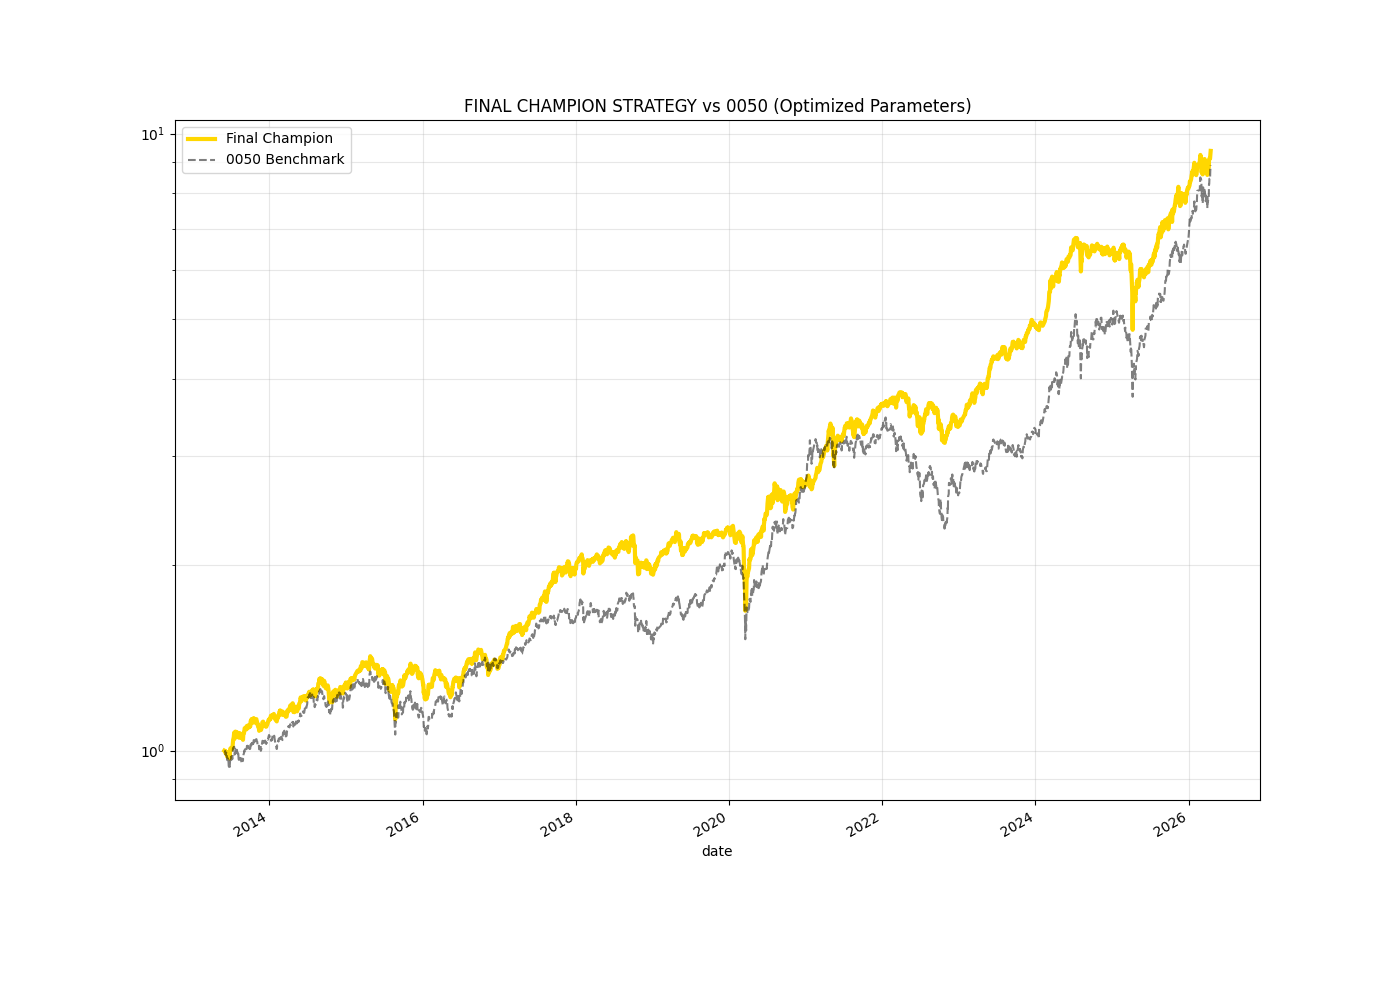

Python code for this plot:
import pandas as pd
import matplotlib.pyplot as plt
from finlab import data
from finlab.backtest import sim
import ssl

try:
    ssl._create_default_https_context = ssl._create_unverified_context
except:
    pass

def generate_return_report(report, name="Strategy"):
    """
    Generates a summarized return report in the format requested by the user.
    """
    ar = report.metrics.annual_return() * 100
    sr = report.metrics.sharpe_ratio()
    md = report.metrics.max_drawdown() * 100
    
    print(f"\n[{name}]")
    print(f"年化報酬率:{ar:7.2f}%  夏普比率:{sr:7.2f}  最大回檔:{md:7.2f}%")
    return {"ar": ar, "sr": sr, "md": md}

def analyze_final_champion_strategy():
    print("Fetching data for Final Champion Strategy...")
    # Basic Data
    close = data.get('price:收盤價')
    vol = data.get('price:成交股數')
    market_value = data.get('etl:market_value')
    adj_close = data.get('etl:adj_close')
    
    # Factors
    yield_ratio = data.get('price_earning_ratio:殖利率(%)')
    rev_yoy = data.get('monthly_revenue:去年同月增減(%)')
    rev = data.get('monthly_revenue:當月營收')
    roe = data.get('fundamental_features:ROE稅後')
    
    # Winning Parameters from Optimization (Top 30 + Balanced Weights)
    TOP_K = 30
    SMA_PERIOD = 120
    W_YIELD = 0.25
    W_MOM = 0.25
    W_GROWTH = 0.25
    W_ACCEL = 0.25
    
    universe = market_value.is_largest(300)
    quality_cond = (roe > 0) & (rev.average(3) > rev.average(12))
    trend_cond = (close > close.average(SMA_PERIOD))
    liquidity_cond = (vol.average(20) > 200000)
    
    conds = universe & quality_cond & trend_cond & liquidity_cond
    
    # Multi-Factor Score (Z-Score Ranking)
    def z_score(df):
        return (df - df.mean(axis=1, skipna=True)) / df.std(axis=1, skipna=True)
        
    mom = close.rise(60)
    rev_accel = rev_yoy - rev_yoy.rolling(3).mean().shift(1)
    
    score = (
        z_score(yield_ratio).fillna(0) * W_YIELD + 
        z_score(mom).fillna(0) * W_MOM + 
        z_score(rev_yoy).fillna(0) * W_GROWTH +
        z_score(rev_accel).fillna(0) * W_ACCEL
    )
    
    # Final Selection
    position = score[conds].is_largest(TOP_K)
    
    # Rebalancing
    dates = []
    p_index = position.index
    y_start, y_end = p_index[0].year, p_index[-1].year
    for y in range(y_start, y_end + 1):
        dates.append(pd.to_datetime(f"{y}-05-31"))
        dates.append(pd.to_datetime(f"{y}-12-27"))
        
    def align_to_trading_day(target_dates, trading_days):
        aligned = []
        for d in target_dates:
            valid_days = trading_days[trading_days <= d]
            if len(valid_days) > 0: aligned.append(valid_days[-1])
        return pd.DatetimeIndex(aligned).unique().sort_values()

    resample_dates = align_to_trading_day(dates, close.index)
    resample_dates = resample_dates[(resample_dates >= p_index[0]) & (resample_dates <= p_index[-1])]
    
    print(f"Running Final Champion Backtest (Top {TOP_K})...")
    pos_res = position.reindex(resample_dates, method='ffill').dropna(how='all')
    report = sim(pos_res, resample=resample_dates, upload=False)
    
    # Benchmark
    p0050 = adj_close['0050']
    start_date = report.creturn.index[0]
    p0050_aligned = p0050.loc[start_date:]
    report_bh = sim(pd.DataFrame({'0050': [True]*len(p0050_aligned)}, index=p0050_aligned.index), resample="M", upload=False)
    
    # Report
    print("\n--- FINAL CHAMPION PERFORMANCE ---")
    generate_return_report(report, "Final Champion Strategy")
    generate_return_report(report_bh, "0050 Benchmark")
    
    # Plot
    plt.figure(figsize=(14, 10))
    (report.creturn / report.creturn.iloc[0]).plot(label='Final Champion', color='gold', linewidth=3)
    (report_bh.creturn / report_bh.creturn.iloc[0]).plot(label='0050 Benchmark', color='black', alpha=0.5, linestyle='--')
    plt.title('FINAL CHAMPION STRATEGY vs 0050 (Optimized Parameters)')
    plt.yscale('log')
    plt.legend()
    plt.grid(True, which="both", alpha=0.3)
    plt.savefig('final_champion_strategy.png')
    print("\nVisual saved to final_champion_strategy.png")

if __name__ == "__main__":
    analyze_final_champion_strategy()
